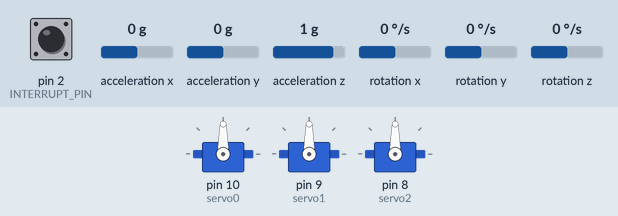
Bench run of a sketch on a simulated Arduino Uno, built with avr-gcc and run on an emulated ATmega328P. On the bench: 3 × servo. The test bench sets the inputs (shaded band); at power-on: rotation z 0 °/s, acceleration x 0 g, acceleration y 0 g, acceleration z 1 g, pin 2 (INTERRUPT_PIN) LOW, rotation x 0 °/s, rotation y 0 °/s. The sensor or clock chip raises its interrupt line as the real part does.

Above: at 1.7 s.
1.8 s: rotation z set to -192 °/s
At 4.5 s:
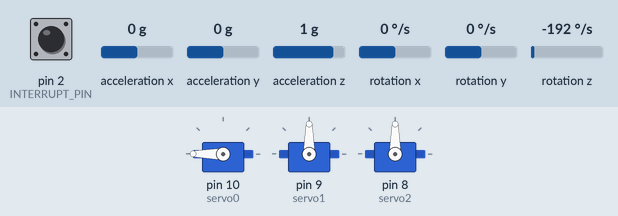
4.8 s: acceleration x set to -1.4 g
At 6.3 s:
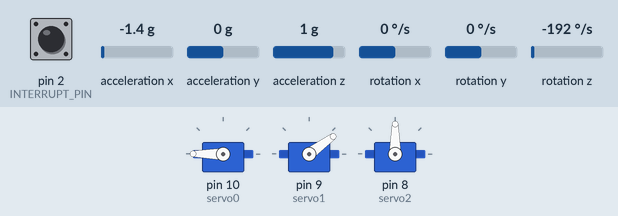
7.8 s: acceleration y set to -1.4 g
At 8.4 s:
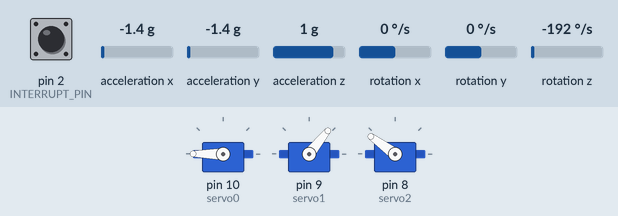
10.8 s: acceleration z set to -1.4 g
At 12.6 s:
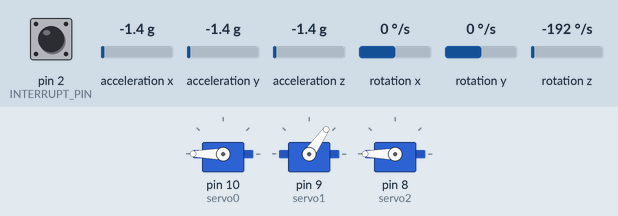
13.8 s: acceleration z set to 0 g
At 15.0 s:
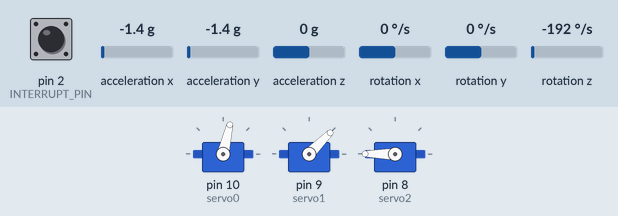
16.8 s: acceleration x set to 0 g
At 18.1 s:
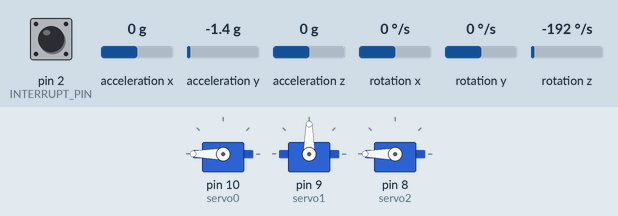
Timing chart, 0 to 20.8 s (numbered marks = the images above; inputs shaded):
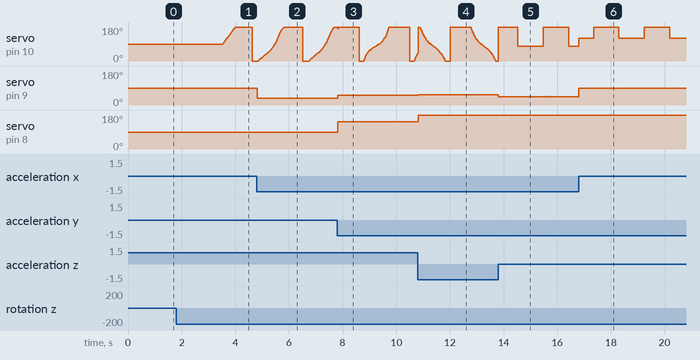

The sketch:

gimbal-source-code.ino
```cpp
/* This code was written by Recep Said Dülger
  for Xsens competition - 2020
  ElectroGtu Team
  Reference Website : https://howtomechatronics.com/tutorials/arduino/arduino-and-mpu6050-accelerometer-and-gyroscope-tutorial/
  These library was used :    I2Cdev.h   (https://github.com/jrowberg/i2cdevlib)
                              MPU6050.h  (Arduino offical website)
                              Wire.h     (Arduino offical website)
                              Servo.h    (Arduino offical website)
                              SD.h       (Arduino offical website)
                                             */
#include "I2Cdev.h"
#include "MPU6050_6Axis_MotionApps20.h"
#include "MPU6050.h"
#include <Servo.h>
#include <SD.h>

#if I2CDEV_IMPLEMENTATION == I2CDEV_ARDUINO_WIRE
#include "Wire.h"
#endif

MPU6050 mpu;

Servo servo0;
Servo servo1;
Servo servo2;
float correct;
int j = 0;

#define OUTPUT_READABLE_YAWPITCHROLL

#define INTERRUPT_PIN 2

bool blinkState = false;

bool dmpReady = false;
uint8_t mpuIntStatus;
uint8_t devStatus;
uint16_t packetSize;
uint16_t fifoCount;
uint8_t fifoBuffer[64];


Quaternion q;           // [w, x, y, z]
VectorInt16 aa;         // [x, y, z]
VectorInt16 aaReal;     // [x, y, z]
VectorInt16 aaWorld;    // [x, y, z]
VectorFloat gravity;    // [x, y, z]
float euler[3];         // [psi, theta, phi]
float ypr[3];           // [yaw, pitch, roll]


uint8_t teapotPacket[14] = { '$', 0x02, 0, 0, 0, 0, 0, 0, 0, 0, 0x00, 0x00, '\r', '\n' };

/* INTERRUPT */
volatile bool mpuInterrupt = false;
void dmpDataReady() {
  mpuInterrupt = true;
}

void setup() {
#if I2CDEV_IMPLEMENTATION == I2CDEV_ARDUINO_WIRE
  Wire.begin();
  Wire.setClock(400000);
#elif I2CDEV_IMPLEMENTATION == I2CDEV_BUILTIN_FASTWIRE
  Fastwire::setup(400, true);
#endif
  //Serial.begin(38400);
  //while (!Serial);
  //Serial.println(F("Initializing I2C devices..."));
  mpu.initialize();
  pinMode(INTERRUPT_PIN, INPUT);
  devStatus = mpu.dmpInitialize();

  mpu.setXGyroOffset(17);
  mpu.setYGyroOffset(-69);
  mpu.setZGyroOffset(27);
  mpu.setZAccelOffset(1551);

  if (devStatus == 0) {
    // Serial.println(F("Enabling DMP..."));
    mpu.setDMPEnabled(true);
    attachInterrupt(digitalPinToInterrupt(INTERRUPT_PIN), dmpDataReady, RISING);
    mpuIntStatus = mpu.getIntStatus();
    //Serial.println(F("DMP ready! Waiting for first interrupt..."));
    dmpReady = true;

    packetSize = mpu.dmpGetFIFOPacketSize();
  } else {
    // Serial.print(F("DMP Initialization failed (code "));
  }
  servo0.attach(10);
  servo1.attach(9);
  servo2.attach(8);
}

void loop() {
  if (!dmpReady) return;

  while (!mpuInterrupt && fifoCount < packetSize) {
    if (mpuInterrupt && fifoCount < packetSize) {
      fifoCount = mpu.getFIFOCount();
    }
  }

  mpuInterrupt = false;
  mpuIntStatus = mpu.getIntStatus();

  fifoCount = mpu.getFIFOCount();

  if ((mpuIntStatus & _BV(MPU6050_INTERRUPT_FIFO_OFLOW_BIT)) || fifoCount >= 1024) {
    mpu.resetFIFO();
    fifoCount = mpu.getFIFOCount();
  }
  else if (mpuIntStatus & _BV(MPU6050_INTERRUPT_DMP_INT_BIT)) {
    while (fifoCount < packetSize) fifoCount = mpu.getFIFOCount();
    mpu.getFIFOBytes(fifoBuffer, packetSize);
    fifoCount -= packetSize;
#ifdef OUTPUT_READABLE_YAWPITCHROLL
    mpu.dmpGetQuaternion(&q, fifoBuffer);
    mpu.dmpGetGravity(&gravity, &q);
    mpu.dmpGetYawPitchRoll(ypr, &q, &gravity);
    ypr[0] = ypr[0] * 180 / M_PI;
    ypr[1] = ypr[1] * 180 / M_PI;
    ypr[2] = ypr[2] * 180 / M_PI;

    if (j <= 300) {
      correct = ypr[0];
      j++;
    }
    else {
      ypr[0] = ypr[0] - correct;
      int servo0Value = map(ypr[0], -90, 90, 0, 180);
      int servo1Value = map(ypr[1], -90, 90, 0, 180);
      int servo2Value = map(ypr[2], -90, 90, 180, 0);

      servo0.write(servo0Value);
      servo1.write(servo1Value);
      servo2.write(servo2Value);
    }
#endif
  }
}
```

Measured:
- after the input at 1.8 s, servo on pin 10 (servo0): rises from 90° to 180° in 0.47 s, then falls to 0° in 0.63 s
- after the input at 4.8 s, servo on pin 9 (servo1): 90° → 36° at once
- after the input at 7.8 s, servo on pin 9 (servo1): 36° → 51° at once; servo on pin 8 (servo2): 90° → 144° at once
- after the input at 10.8 s, servo on pin 9 (servo1): 51° → 55° at once; servo on pin 8 (servo2): 144° → 180° at once
- after the input at 13.8 s, servo on pin 9 (servo1): 55° → 45° at once
- after the input at 16.8 s, servo on pin 8 (servo2): stops changing and stays 180°
